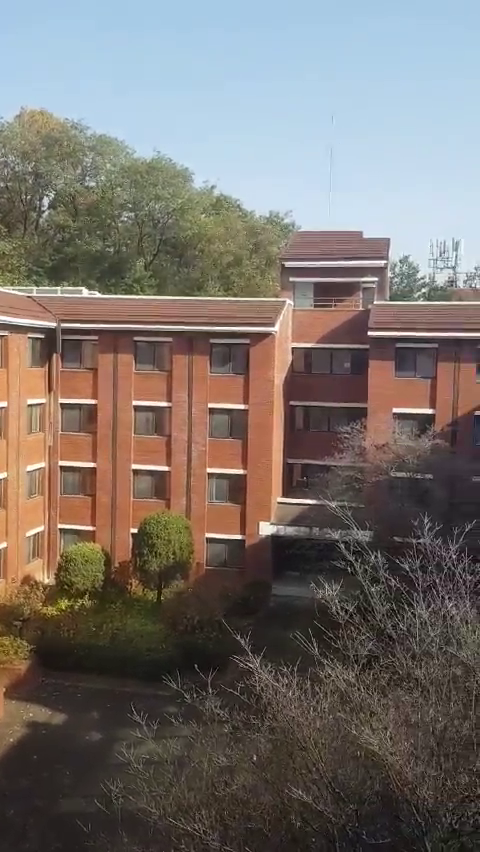
#> input picture frame 45 of samplevid.mp4, 480 x 852 px
$ python image_extractor.py
#> lines starting #> are read from the running program, lines starting #| are printed output that depends on the picture
import cv2
import random
import pafy

# font settings
FONT = cv2.FONT_HERSHEY_SIMPLEX
FONT_COLOR = (255, 255, 255)
FONT_SCALE = 1
FONT_THICKNESS = 2
POSITION = (100, 100)
LINE_TYPE = cv2.LINE_AA


def generate_captioned_image(video, start_time, end_time, sentence):
    image = extract_image_from_range(video, start_time, end_time)
    captioned_image = add_text(image, sentence)
    return captioned_image


def extract_image_from_range(video, start_time, end_time):
#> called with start_time = 1000, end_time = 2000
    extract_time = random.randint(start_time, end_time)
    video.set(cv2.CAP_PROP_POS_MSEC, extract_time)
    if (video.isOpened()):
        ret, frame = video.read()
#> frame is the input picture: shape (852, 480, 3); mean B, G, R 107.3, 112.3, 119.7
        if ret == True:
            return frame

    return None


def add_text(image, text):
    height, width, _ = image.shape
    pos = (20, height - 20,)
    return cv2.putText(image, text, pos, FONT, FONT_SCALE, FONT_COLOR, FONT_THICKNESS, LINE_TYPE, False)


if __name__ == "__main__":
    video_path = 'samplevid.mp4'

    input = {
        'start_time': 1000,
        'end_time': 2000,
        'sentence': [(1, "hello world"), (2, "hello human")]
    }

    sentences = input['sentence']
    start_time = input['start_time']
    end_time = input['end_time']

    # read video from file
    video = cv2.VideoCapture(video_path)

    # [6 lines of commented-out code are left out]

    image = extract_image_from_range(video, start_time, end_time)

    height, width, _ = image.shape
#> height = 852; width = 480
    position1 = (20, height - 20)
#> position1 = (20, 832)
    position2 = (20, 30)

    # write first sentence
    pos = position1 if sentences[0][0] == 1 else position2
#> pos = (20, 832)
    captioned_image = cv2.putText(image, sentences[0][1], pos, FONT, FONT_SCALE, FONT_COLOR, FONT_THICKNESS, LINE_TYPE, False)

    # write second sentence
    if len(sentences) > 1:
        pos = position1 if sentences[1][0] == 1 else position2
#> pos = (20, 30)
        captioned_image = cv2.putText(image, sentences[1][1], pos, FONT, FONT_SCALE, FONT_COLOR, FONT_THICKNESS, LINE_TYPE, False)
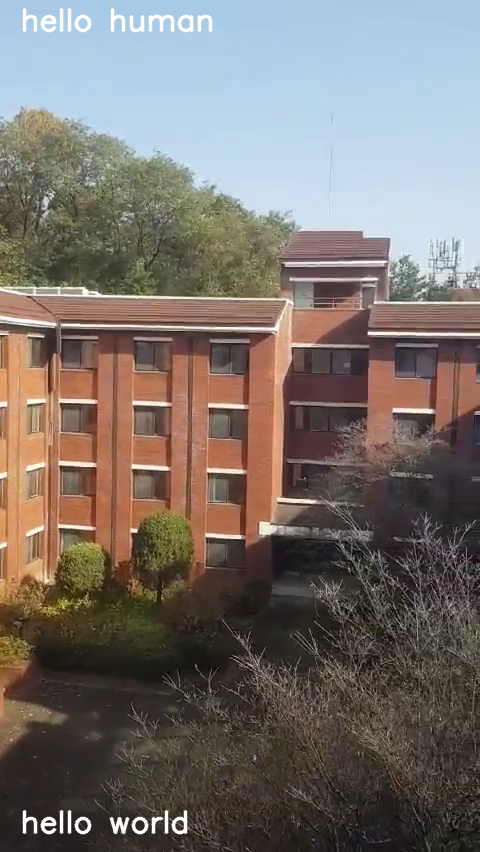
#> captioned_image: shape (852, 480, 3); mean B, G, R 108.1, 113.2, 120.7

    cv2.imwrite('captured_image.jpg', image)
